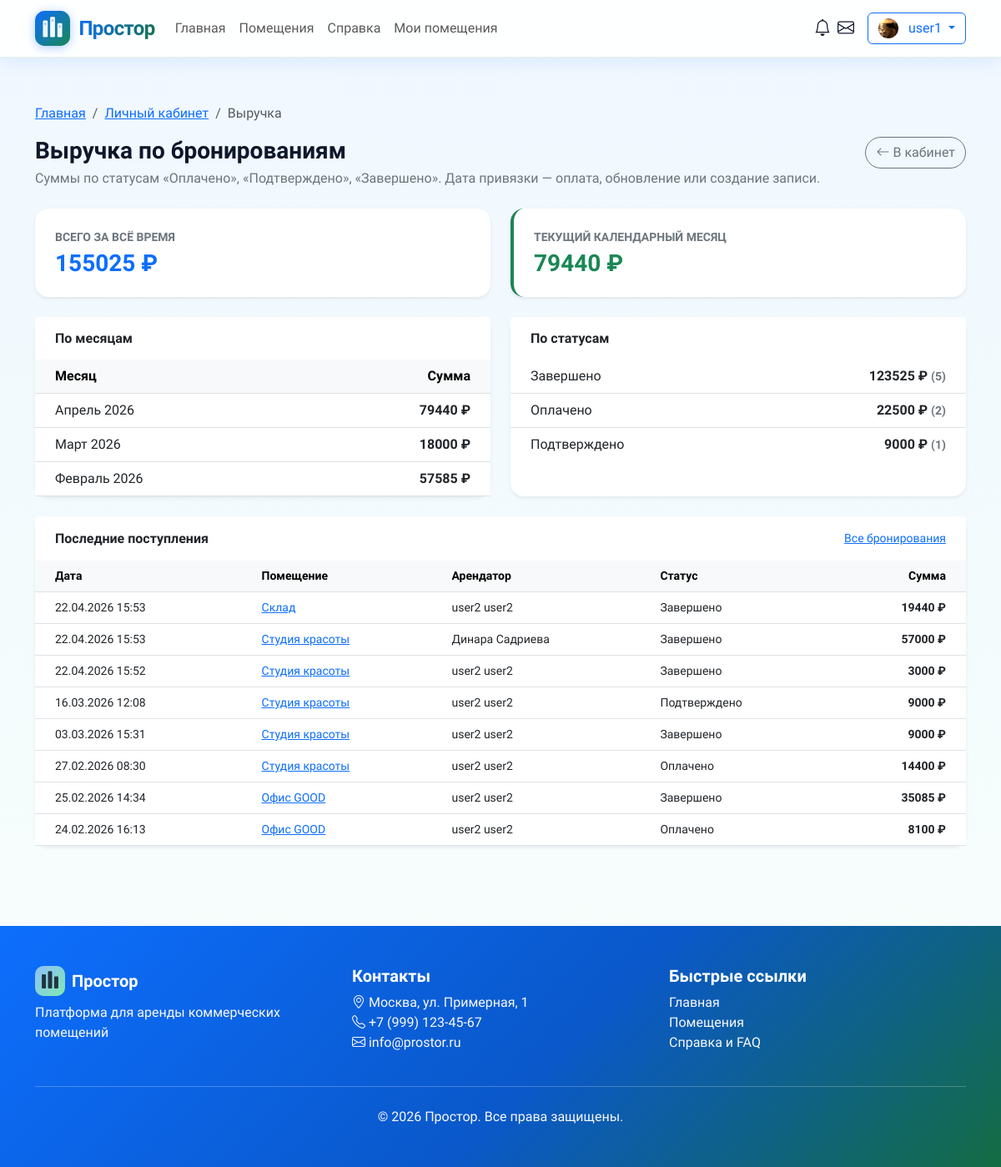
Page /dashboard/revenue/ (signed in) on the earlier database version.
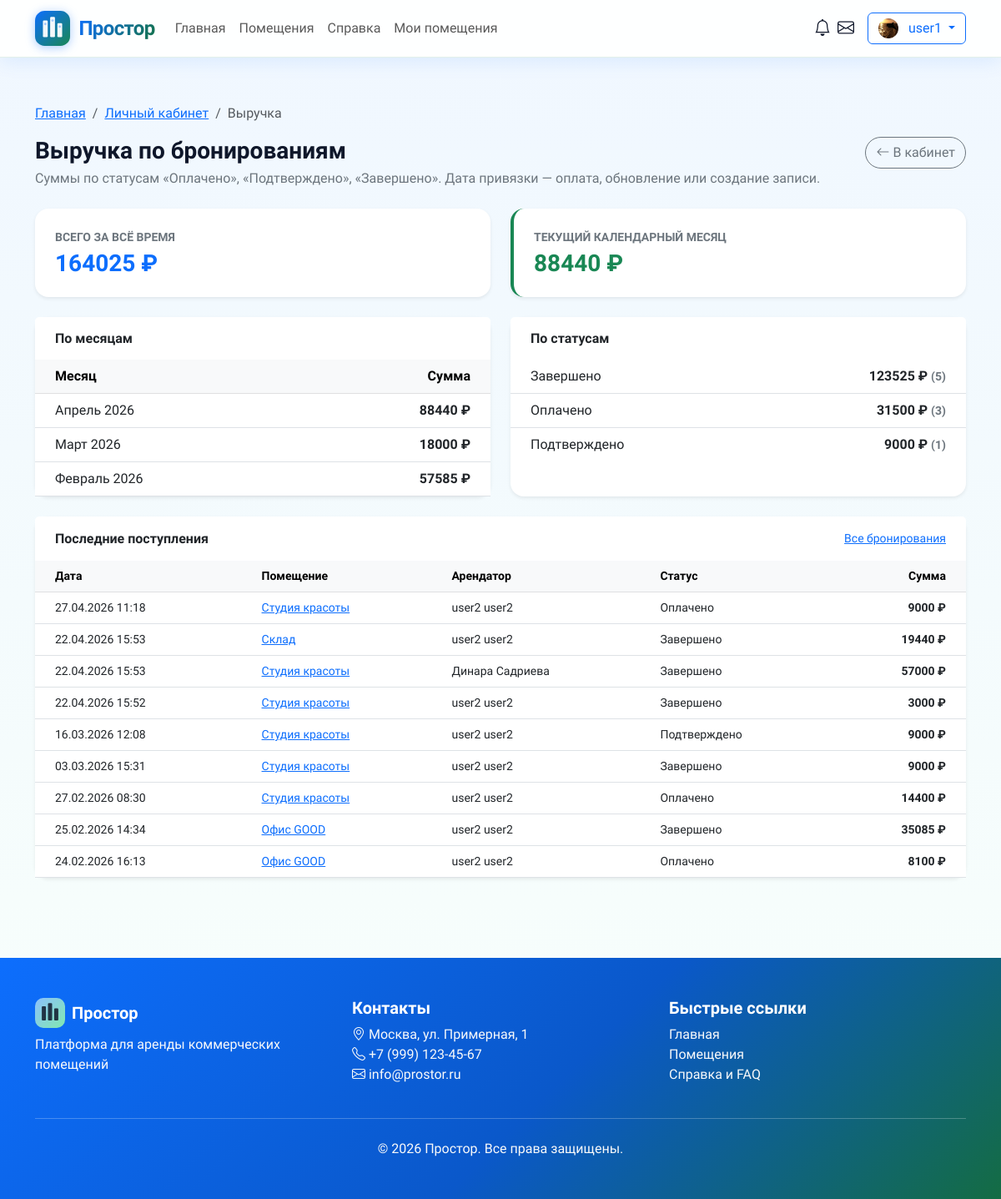
Same page on the later database version.
### core/models.py (models this page shows, shortened)
class Booking(models.Model):
    STATUS_CHOICES = [
        ('pending', 'Ожидание оплаты'),
        ('paid', 'Оплачено'),
        ('confirmed', 'Подтверждено'),
        ('cancelled', 'Отменено'),
        ('completed', 'Завершено'),
    ]
    booking_id = models.CharField(
        max_length=20,
        unique=True,
        verbose_name='ID бронирования'
    )
    property = models.ForeignKey(
        Property,
        on_delete=models.CASCADE,
        related_name='bookings',
        verbose_name='Помещение'
    )
    tenant = models.ForeignKey(
        User,
        on_delete=models.CASCADE,
        related_name='bookings_as_tenant',
        verbose_name='Арендатор'
    )
    start_datetime = models.DateTimeField(
        verbose_name='Начало бронирования'
    )
    end_datetime = models.DateTimeField(
        verbose_name='Окончание бронирования'
    )
    guests = models.PositiveIntegerField(
        default=1,
        verbose_name='Количество гостей'
    )
    special_requests = models.TextField(
        blank=True,
        null=True,
        verbose_name='Особые пожелания'
    )
    total_price = models.DecimalField(
        max_digits=10,
        decimal_places=2,
        default=0.00,
        verbose_name='Итоговая стоимость'
    )
    status = models.CharField(
        max_length=20,
        choices=STATUS_CHOICES,
        default='pending',
        verbose_name='Статус'
    )
    is_paid = models.BooleanField(
        default=False,
        verbose_name='Оплачено'
    )
    payment_date = models.DateTimeField(
        null=True,
        blank=True,
        verbose_name='Дата оплаты'
    )
    payment_method = models.CharField(
        max_length=20,
        choices=[('card', 'Карта'), ('cash', 'Наличные')],
        default='card',
        verbose_name='Способ оплаты'
    )
    created_at = models.DateTimeField(
        auto_now_add=True,
        verbose_name='Дата создания'
    )
    updated_at = models.DateTimeField(
        auto_now=True,
        verbose_name='Дата обновления'
    )
    class Meta:
        verbose_name = 'Бронирование'
        verbose_name_plural = 'Бронирования'
        ordering = ['-created_at']

class Property(models.Model):
    PROPERTY_TYPE_CHOICES = [
        ('office', 'Офис'),
        ('conference', 'Конференц-зал'),
        ('coworking', 'Коворкинг'),
        ('shop', 'Торговая площадь'),
        ('warehouse', 'Склад'),
        ('studio', 'Студия'),
        ('other', 'Другое'),
    ]
    STATUS_CHOICES = [
        ('draft', 'Черновик'),
        ('pending', 'На модерации'),
        ('active', 'Активно'),
        ('rejected', 'Отклонено'),
        ('inactive', 'Неактивно'),
    ]
    landlord = models.ForeignKey(
        User,
        on_delete=models.CASCADE,
        related_name='properties',
        verbose_name='Владелец'
    )
    title = models.CharField(
        max_length=200,
        verbose_name='Название'
    )
    slug = models.SlugField(
        unique=True,
        verbose_name='Slug'
    )
    description = models.TextField(
        verbose_name='Описание'
    )
    property_type = models.CharField(
        max_length=20,
        choices=PROPERTY_TYPE_CHOICES,
        default='office',
        verbose_name='Тип помещения'
    )
    category = models.ForeignKey(
        Category,
        on_delete=models.SET_NULL,
        null=True,
        blank=True,
        related_name='properties',
        verbose_name='Категория'
    )
    city = models.CharField(
        max_length=100,
        default='Москва',
        verbose_name='Город'
    )
    address = models.CharField(
        max_length=200,
        default='Не указан',
        verbose_name='Адрес'
    )
    latitude = models.FloatField(
        null=True,
        blank=True,
        verbose_name='Широта'
    )
    longitude = models.FloatField(
        null=True,
        blank=True,
        verbose_name='Долгота'
    )
    price_per_hour = models.DecimalField(
        max_digits=10,
        decimal_places=2,
        default=1000.00,
        verbose_name='Цена за час'
    )
    price_per_day = models.DecimalField(
        max_digits=10,
        decimal_places=2,
        null=True,
        blank=True,
        verbose_name='Цена за день'
    )
    price_per_week = models.DecimalField(
        max_digits=10,
        decimal_places=2,
        null=True,
        blank=True,
        verbose_name='Цена за неделю'
    )
    price_per_month = models.DecimalField(
        max_digits=10,
        decimal_places=2,
        null=True,
        blank=True,
        verbose_name='Цена за месяц'
    )
    capacity = models.PositiveIntegerField(
        default=1,
        verbose_name='Вместимость'
    )
    area = models.DecimalField(
        max_digits=8,
        decimal_places=2,
        default=10.00,
        verbose_name='Площадь (м²)'
    )
    floor = models.IntegerField(
        null=True,
        blank=True,
        verbose_name='Этаж'
    )
    amenities = models.ManyToManyField(
        Amenity,
        blank=True,
        related_name='properties',
        verbose_name='Удобства'
    )
    is_featured = models.BooleanField(
        default=False,
        verbose_name='Рекомендуемое'
    )
    status = models.CharField(
        max_length=20,
        choices=STATUS_CHOICES,
        default='draft',
        verbose_name='Статус'
    )
    views_count = models.PositiveIntegerField(
        default=0,
        verbose_name='Количество просмотров'
    )
    created_at = models.DateTimeField(
        auto_now_add=True,
        verbose_name='Дата создания'
    )
    updated_at = models.DateTimeField(
        auto_now=True,
        verbose_name='Дата обновления'
    )
    class Meta:
        verbose_name = 'Помещение'
        verbose_name_plural = 'Помещения'
        ordering = ['-created_at']

class User(AbstractUser):
    USER_TYPE_CHOICES = [
        ('tenant', 'Арендатор'),
        ('landlord', 'Арендодатель'),
        ('admin', 'Администратор'),
    ]
    user_type = models.CharField(
        max_length=20,
        choices=USER_TYPE_CHOICES,
        default='tenant',
        verbose_name='Тип пользователя'
    )
    avatar = models.ImageField(
        upload_to='avatars/',
        null=True,
        blank=True,
        verbose_name='Аватар'
    )
    phone = models.CharField(
        max_length=20,
        blank=True,
        null=True,
        verbose_name='Телефон'
    )
    company_name = models.CharField(
        max_length=100,
        blank=True,
        null=True,
        verbose_name='Название компании'
    )
    email_verified = models.BooleanField(
        default=False,
        verbose_name='Email подтвержден'
    )
    phone_verified = models.BooleanField(
        default=False,
        verbose_name='Телефон подтвержден'
    )
    class Meta:
        verbose_name = 'Пользователь'
        verbose_name_plural = 'Пользователи'

### core/views.py (the view)
# urls.py: path('dashboard/revenue/', views.landlord_revenue, name='landlord_revenue'),
@login_required
def landlord_revenue(request):
    if request.user.user_type != 'landlord':
        messages.info(request, 'Раздел доступен арендодателям.')
        return redirect('dashboard')
    auto_cancel_expired_bookings()
    bookings = Booking.objects.filter(property__landlord=request.user).select_related('property', 'tenant')
    paid_like = _paid_like_statuses()
    rev_qs = bookings.filter(status__in=paid_like)
    ref_expr = Coalesce('payment_date', 'updated_at', 'created_at', output_field=DateTimeField())
    total = rev_qs.aggregate(t=Sum('total_price'))['t'] or 0
    monthly = list(
        rev_qs.annotate(ref_date=ref_expr)
        .annotate(month=TruncMonth('ref_date'))
        .values('month')
        .annotate(total=Sum('total_price'))
        .order_by('-month')[:24]
    )
    by_status = list(
        rev_qs.values('status').annotate(total=Sum('total_price'), cnt=Count('id')).order_by('-total')
    )
    recent_lines = list(
        rev_qs.select_related('property', 'tenant')
        .annotate(ref_date=Coalesce('payment_date', 'updated_at', 'created_at', output_field=DateTimeField()))
        .order_by('-ref_date')[:50]
    )
    now = timezone.localtime()
    cur_start, cur_end = _calendar_month_bounds(now)
    revenue_this_month = (
        rev_qs.annotate(ref_date=ref_expr)
        .filter(ref_date__gte=cur_start, ref_date__lt=cur_end)
        .aggregate(t=Sum('total_price'))['t'] or 0
    )
    return render(request, 'core/landlord_revenue.html', {
        'title': 'Выручка',
        'total_revenue': total,
        'monthly_rows': monthly,
        'by_status': by_status,
        'recent_lines': recent_lines,
        'revenue_this_month': revenue_this_month,
    })

### core/context_processors.py (called while the page is built)
def tenant_cart(request):
    if request.user.is_authenticated and getattr(request.user, 'user_type', None) == 'tenant':
        return {'cart_items_count': Cart.objects.filter(user=request.user).count()}
    return {'cart_items_count': 0}

def notifications_context(request):
    if request.user.is_authenticated:
        unread_count = Notification.objects.filter(
            user=request.user,
            is_read=False
        ).count()
        unread_messages_count = Message.objects.filter(
            recipient=request.user,
            is_read=False,
        ).count()
        recent_notifications = Notification.objects.filter(
            user=request.user
        ).order_by('-created_at')[:5]
        return {
            'unread_notifications_count': unread_count,
            'unread_messages_count': unread_messages_count,
            'recent_notifications': recent_notifications,
        }
    return {
        'unread_notifications_count': 0,
        'unread_messages_count': 0,
        'recent_notifications': [],
    }

### core/views.py (called while the page is built)
def _paid_like_statuses():
    return ['paid', 'confirmed', 'completed']

def _calendar_month_bounds(dt):
    return _month_range(dt.year, dt.month)

### templates/core/landlord_revenue.html (shortened to what the changed rows need)
{% extends 'base.html' %}
{% block content %}
<div class="container py-4 py-lg-5">
    <div class="d-flex flex-column flex-md-row justify-content-between align-items-start gap-3 mb-4">
        <div>
            <h1 class="h3 fw-bold mb-1">Выручка по бронированиям</h1>
        </div>
    </div>
    <div class="row g-4 mb-4">
        <div class="col-md-6">
            <div class="card border-0 shadow-sm rounded-4 h-100">
                <div class="card-body p-4">
                    <p class="small text-secondary text-uppercase fw-semibold mb-1">Всего за всё время</p>
                    <p class="h3 fw-bold text-primary mb-0">{{ total_revenue|floatformat:0 }} ₽</p>
                </div>
            </div>
        </div>
        <div class="col-md-6">
            <div class="card border-0 shadow-sm rounded-4 h-100 border-start border-4 border-success">
                <div class="card-body p-4">
                    <p class="small text-secondary text-uppercase fw-semibold mb-1">Текущий календарный месяц</p>
                    <p class="h3 fw-bold text-success mb-0">{{ revenue_this_month|floatformat:0 }} ₽</p>
                </div>
            </div>
        </div>
    </div>
    <div class="row g-4">
        <div class="col-lg-6">
            <div class="card border-0 shadow-sm rounded-4 h-100">
                <div class="card-header bg-white border-0 py-3 px-4">
                    <h2 class="h6 fw-bold mb-0">По месяцам</h2>
                </div>
                <div class="card-body p-0">
                    {% if monthly_rows %}
                    <div class="table-responsive">
                        <table class="table table-hover mb-0 align-middle">
                            <thead class="table-light">
                                <tr>
                                    <th class="ps-4">Месяц</th>
                                    <th class="text-end pe-4">Сумма</th>
                                </tr>
                            </thead>
                            <tbody>
                                {% for row in monthly_rows %}
                                <tr>
                                    <td class="ps-4">{{ row.month|date:"F Y" }}</td>
                                    <td class="text-end pe-4 fw-semibold">{{ row.total|floatformat:0 }} ₽</td>
                                </tr>
                                {% endfor %}
                            </tbody>
                        </table>
                    </div>
                    {% else %}
                    <p class="text-muted px-4 py-5 text-center mb-0">Пока нет подтверждённой выручки.</p>
                    {% endif %}
                </div>
            </div>
        </div>
        <div class="col-lg-6">
            <div class="card border-0 shadow-sm rounded-4 h-100">
                <div class="card-header bg-white border-0 py-3 px-4">
                    <h2 class="h6 fw-bold mb-0">По статусам</h2>
                </div>
                <div class="card-body p-0">
                    {% if by_status %}
                    <ul class="list-group list-group-flush">
                        {% for row in by_status %}
                        <li class="list-group-item d-flex justify-content-between align-items-center px-4">
                            <span>
                                {% if row.status == 'paid' %}Оплачено
                                {% elif row.status == 'confirmed' %}Подтверждено
                                {% elif row.status == 'completed' %}Завершено
                                {% else %}{{ row.status }}{% endif %}
                            </span>
                            <span class="fw-semibold">{{ row.total|floatformat:0 }} ₽ <span class="text-secondary small">({{ row.cnt }})</span></span>
                        </li>
                        {% endfor %}
                    </ul>
                    {% else %}
                    <p class="text-muted px-4 py-5 text-center mb-0">Нет данных.</p>
                    {% endif %}
                </div>
            </div>
        </div>
    </div>
    <div class="card border-0 shadow-sm rounded-4 mt-4">
        <div class="card-header bg-white border-0 py-3 px-4 d-flex justify-content-between align-items-center">
            <h2 class="h6 fw-bold mb-0">Последние поступления</h2>
        </div>
        <div class="card-body p-0">
            {% if recent_lines %}
            <div class="table-responsive">
                <table class="table table-hover mb-0 align-middle small">
                    <thead class="table-light">
                        <tr>
                            <th class="ps-4">Дата</th>
                            <th>Помещение</th>
                            <th>Арендатор</th>
                            <th>Статус</th>
                            <th class="text-end pe-4">Сумма</th>
                        </tr>
                    </thead>
                    <tbody>
                        {% for b in recent_lines %}
                        <tr>
                            <td class="ps-4 text-nowrap">{{ b.ref_date|date:"d.m.Y H:i" }}</td>
                            <td><a href="{% url 'property_detail' b.property.slug %}">{{ b.property.title|truncatechars:32 }}</a></td>
                            <td>{{ b.tenant.get_full_name|default:b.tenant.username }}</td>
                            <td>{{ b.get_status_display }}</td>
                            <td class="text-end pe-4 fw-semibold">{{ b.total_price|floatformat:0 }} ₽</td>
                        </tr>
                        {% endfor %}
                    </tbody>
                </table>
            </div>
            {% else %}
            <p class="text-muted px-4 py-5 text-center mb-0">Список пуст.</p>
            {% endif %}
        </div>
    </div>
</div>
{% endblock %}

Differences in the rows shown:
added Booking: ref_date "27.04.2026 11:18", property "Студия красоты", tenant.get_full_name "user2 user2", status "Оплачено", total_price "9000"
Other differences:
{{ total_revenue|floatformat:0 }}: "155025" → "164025"
{{ revenue_this_month|floatformat:0 }}: "79440" → "88440"
new list line: "Апрель 2026 88440 ₽"
new list line: "Оплачено 31500 ₽ ( 3 )"
list line gone: "Апрель 2026 79440 ₽"
list line gone: "Оплачено 22500 ₽ ( 2 )"
